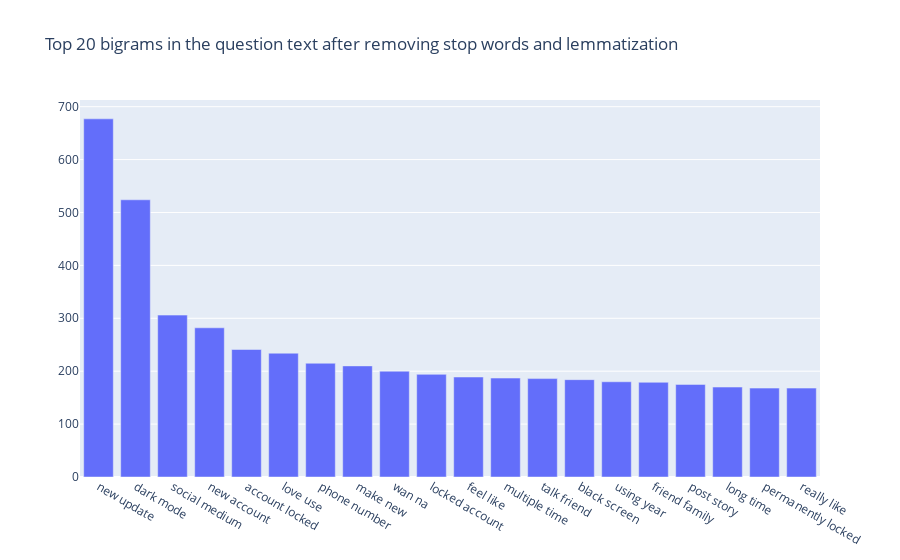

Notebook cell for this chart:
### Code cell
def get_top_n_bigram(corpus, n=None):
    vec = CountVectorizer(ngram_range=(2, 2), stop_words='english').fit(corpus)
    bag_of_words = vec.transform(corpus)
    sum_words = bag_of_words.sum(axis=0) 
    words_freq = [(word, sum_words[0, idx]) for word, idx in vec.vocabulary_.items()]
    words_freq =sorted(words_freq, key = lambda x: x[1], reverse=True)
    return words_freq[:n]

common_words = get_top_n_bigram(data['lemma'], 20)
df3 = pd.DataFrame(common_words, columns = ['bigram' , 'count'])

fig = go.Figure([go.Bar(x=df3['bigram'], y=df3['count'])])
fig.update_layout(title=go.layout.Title(text="Top 20 bigrams in the question text after removing stop words and lemmatization"))
fig.show()

### Figure 1 — Plotly figure (JSON) as saved in the notebook; plotly's stock layout.template omitted (floating-point values rounded to 4 significant figures)
{"data": [{"type": "bar", "x": ["new update", "dark mode", "social medium", "new account", "account locked", "love use", "phone number", "make new", "wan na", "locked account", "feel like", "multiple time", "talk friend", "black screen", "using year", "friend family", "post story", "long time", "permanently locked", "really like"], "y": [677, 524, 306, 282, 241, 234, 215, 210, 200, 194, 189, 187, 186, 184, 180, 179, 175, 170, 168, 168]}], "layout": {"title": {"text": "Top 20 bigrams in the question text after removing stop words and lemmatization"}}}
